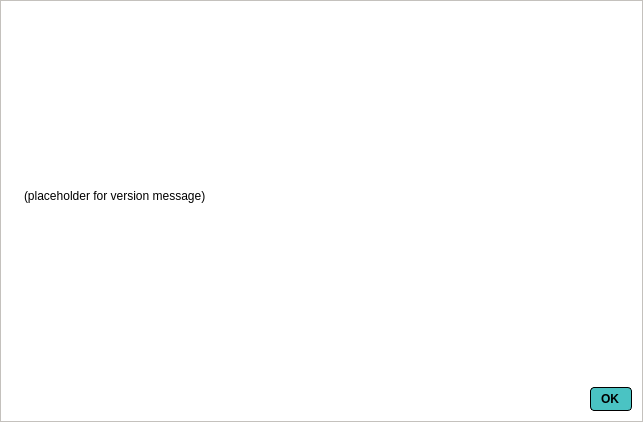
<?xml version="1.0" encoding="UTF-8"?>
<ui version="4.0">
 <class>AboutDialog</class>
 <widget class="QDialog" name="AboutDialog">
  <property name="geometry">
   <rect>
    <x>0</x>
    <y>0</y>
    <width>643</width>
    <height>422</height>
   </rect>
  </property>
  <property name="windowTitle">
   <string>About Piratecash</string>
  </property>
  <property name="styleSheet">
   <string notr="true">background-color: rgb(255, 255, 255); color: rgb(0,0,0); border: 1px solid #c4c1bd;</string>
  </property>
  <layout class="QHBoxLayout" name="horizontalLayout_2">
   <item>
    <widget class="QLabel" name="label_4">
     <property name="sizePolicy">
      <sizepolicy hsizetype="Preferred" vsizetype="Ignored">
       <horstretch>0</horstretch>
       <verstretch>0</verstretch>
      </sizepolicy>
     </property>
     <property name="styleSheet">
      <string notr="true">border: 0;</string>
     </property>
     <property name="pixmap">
      <pixmap resource="../bitcoin.qrc">:/images/about</pixmap>
     </property>
    </widget>
   </item>
   <item>
    <layout class="QVBoxLayout" name="verticalLayout_2">
     <item>
      <spacer name="verticalSpacer_2">
       <property name="orientation">
        <enum>Qt::Vertical</enum>
       </property>
       <property name="sizeHint" stdset="0">
        <size>
         <width>20</width>
         <height>40</height>
        </size>
       </property>
      </spacer>
     </item>
     <item>
      <widget class="QLabel" name="versionLabel">
       <property name="cursor">
        <cursorShape>IBeamCursor</cursorShape>
       </property>
       <property name="styleSheet">
        <string notr="true">border: 0;</string>
       </property>
       <property name="text">
        <string notr="true">
(placeholder for version message)
	</string>
       </property>
       <property name="textFormat">
        <enum>Qt::RichText</enum>
       </property>
       <property name="wordWrap">
        <bool>true</bool>
       </property>
       <property name="textInteractionFlags">
        <set>Qt::LinksAccessibleByMouse|Qt::TextSelectableByKeyboard|Qt::TextSelectableByMouse</set>
       </property>
      </widget>
     </item>
     <item>
      <spacer name="verticalSpacer">
       <property name="orientation">
        <enum>Qt::Vertical</enum>
       </property>
       <property name="sizeHint" stdset="0">
        <size>
         <width>20</width>
         <height>40</height>
        </size>
       </property>
      </spacer>
     </item>
     <item>
      <widget class="QDialogButtonBox" name="buttonBox">
       <property name="styleSheet">
        <string notr="true">background-color: rgb(74, 195, 195);
color: rgb(0,0,0);
border-radius: 4px;
border-color:  rgb(0,0,0);
font-weight: 600;
padding: 4px;
padding-left: 10px;
padding-right: 12px;
icon-size: 0;</string>
       </property>
       <property name="orientation">
        <enum>Qt::Horizontal</enum>
       </property>
       <property name="standardButtons">
        <set>QDialogButtonBox::Ok</set>
       </property>
      </widget>
     </item>
    </layout>
   </item>
  </layout>
 </widget>
 <resources>
  <include location="../bitcoin.qrc"/>
 </resources>
 <connections>
  <connection>
   <sender>buttonBox</sender>
   <signal>accepted()</signal>
   <receiver>AboutDialog</receiver>
   <slot>accept()</slot>
   <hints>
    <hint type="sourcelabel">
     <x>360</x>
     <y>308</y>
    </hint>
    <hint type="destinationlabel">
     <x>157</x>
     <y>274</y>
    </hint>
   </hints>
  </connection>
  <connection>
   <sender>buttonBox</sender>
   <signal>rejected()</signal>
   <receiver>AboutDialog</receiver>
   <slot>reject()</slot>
   <hints>
    <hint type="sourcelabel">
     <x>428</x>
     <y>308</y>
    </hint>
    <hint type="destinationlabel">
     <x>286</x>
     <y>274</y>
    </hint>
   </hints>
  </connection>
 </connections>
</ui>
